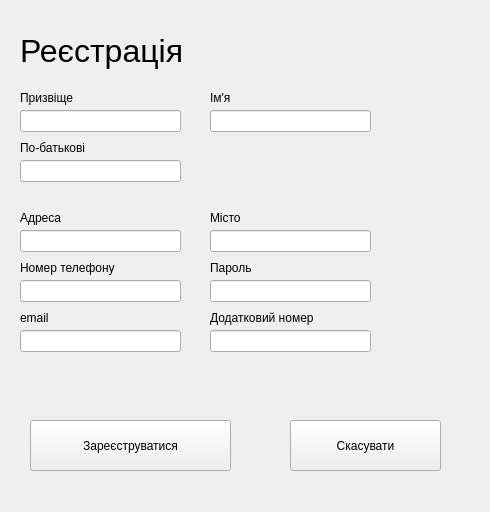
<?xml version="1.0" encoding="UTF-8"?>
<ui version="4.0">
 <class>Form</class>
 <widget class="QWidget" name="Form">
  <property name="geometry">
   <rect>
    <x>0</x>
    <y>0</y>
    <width>490</width>
    <height>512</height>
   </rect>
  </property>
  <property name="windowTitle">
   <string>Form</string>
  </property>
  <widget class="QPushButton" name="pushButton">
   <property name="geometry">
    <rect>
     <x>30</x>
     <y>420</y>
     <width>201</width>
     <height>51</height>
    </rect>
   </property>
   <property name="text">
    <string>Зареєструватися</string>
   </property>
  </widget>
  <widget class="QLabel" name="label_7">
   <property name="geometry">
    <rect>
     <x>20</x>
     <y>260</y>
     <width>101</width>
     <height>16</height>
    </rect>
   </property>
   <property name="text">
    <string>Номер телефону</string>
   </property>
  </widget>
  <widget class="QLineEdit" name="lineEdit_3">
   <property name="geometry">
    <rect>
     <x>20</x>
     <y>160</y>
     <width>161</width>
     <height>22</height>
    </rect>
   </property>
  </widget>
  <widget class="QLabel" name="label_5">
   <property name="geometry">
    <rect>
     <x>20</x>
     <y>210</y>
     <width>71</width>
     <height>16</height>
    </rect>
   </property>
   <property name="text">
    <string>Адреса</string>
   </property>
  </widget>
  <widget class="QLineEdit" name="lineEdit">
   <property name="geometry">
    <rect>
     <x>20</x>
     <y>110</y>
     <width>161</width>
     <height>22</height>
    </rect>
   </property>
  </widget>
  <widget class="QLineEdit" name="lineEdit_2">
   <property name="geometry">
    <rect>
     <x>210</x>
     <y>110</y>
     <width>161</width>
     <height>22</height>
    </rect>
   </property>
  </widget>
  <widget class="QLabel" name="label">
   <property name="geometry">
    <rect>
     <x>20</x>
     <y>20</y>
     <width>171</width>
     <height>61</height>
    </rect>
   </property>
   <property name="font">
    <font>
     <pointsize>24</pointsize>
    </font>
   </property>
   <property name="text">
    <string>Реєстрація</string>
   </property>
  </widget>
  <widget class="QLineEdit" name="lineEdit_5">
   <property name="geometry">
    <rect>
     <x>210</x>
     <y>230</y>
     <width>161</width>
     <height>22</height>
    </rect>
   </property>
  </widget>
  <widget class="QLabel" name="label_6">
   <property name="geometry">
    <rect>
     <x>210</x>
     <y>210</y>
     <width>71</width>
     <height>16</height>
    </rect>
   </property>
   <property name="text">
    <string>Місто</string>
   </property>
  </widget>
  <widget class="QLabel" name="label_4">
   <property name="geometry">
    <rect>
     <x>20</x>
     <y>140</y>
     <width>71</width>
     <height>16</height>
    </rect>
   </property>
   <property name="text">
    <string>По-батькові</string>
   </property>
  </widget>
  <widget class="QLabel" name="label_2">
   <property name="geometry">
    <rect>
     <x>20</x>
     <y>90</y>
     <width>71</width>
     <height>16</height>
    </rect>
   </property>
   <property name="text">
    <string>Призвіще</string>
   </property>
  </widget>
  <widget class="QLineEdit" name="lineEdit_4">
   <property name="geometry">
    <rect>
     <x>20</x>
     <y>230</y>
     <width>161</width>
     <height>22</height>
    </rect>
   </property>
  </widget>
  <widget class="QLabel" name="label_3">
   <property name="geometry">
    <rect>
     <x>210</x>
     <y>90</y>
     <width>71</width>
     <height>16</height>
    </rect>
   </property>
   <property name="text">
    <string>Ім'я</string>
   </property>
  </widget>
  <widget class="QLineEdit" name="lineEdit_6">
   <property name="geometry">
    <rect>
     <x>20</x>
     <y>280</y>
     <width>161</width>
     <height>22</height>
    </rect>
   </property>
   <property name="text">
    <string/>
   </property>
  </widget>
  <widget class="QPushButton" name="pushButton_2">
   <property name="geometry">
    <rect>
     <x>290</x>
     <y>420</y>
     <width>151</width>
     <height>51</height>
    </rect>
   </property>
   <property name="text">
    <string>Скасувати</string>
   </property>
  </widget>
  <widget class="QLabel" name="label_14">
   <property name="geometry">
    <rect>
     <x>210</x>
     <y>260</y>
     <width>101</width>
     <height>16</height>
    </rect>
   </property>
   <property name="text">
    <string>Пароль</string>
   </property>
  </widget>
  <widget class="QLineEdit" name="lineEdit_13">
   <property name="geometry">
    <rect>
     <x>210</x>
     <y>280</y>
     <width>161</width>
     <height>22</height>
    </rect>
   </property>
   <property name="text">
    <string/>
   </property>
  </widget>
  <widget class="QLabel" name="label_15">
   <property name="geometry">
    <rect>
     <x>210</x>
     <y>310</y>
     <width>121</width>
     <height>16</height>
    </rect>
   </property>
   <property name="text">
    <string>Додатковий номер</string>
   </property>
  </widget>
  <widget class="QLabel" name="label_8">
   <property name="geometry">
    <rect>
     <x>20</x>
     <y>310</y>
     <width>101</width>
     <height>16</height>
    </rect>
   </property>
   <property name="text">
    <string>email</string>
   </property>
  </widget>
  <widget class="QLineEdit" name="lineEdit_7">
   <property name="geometry">
    <rect>
     <x>20</x>
     <y>330</y>
     <width>161</width>
     <height>22</height>
    </rect>
   </property>
   <property name="text">
    <string/>
   </property>
  </widget>
  <widget class="QLineEdit" name="lineEdit_14">
   <property name="geometry">
    <rect>
     <x>210</x>
     <y>330</y>
     <width>161</width>
     <height>22</height>
    </rect>
   </property>
   <property name="text">
    <string/>
   </property>
  </widget>
 </widget>
 <resources/>
 <connections/>
</ui>
